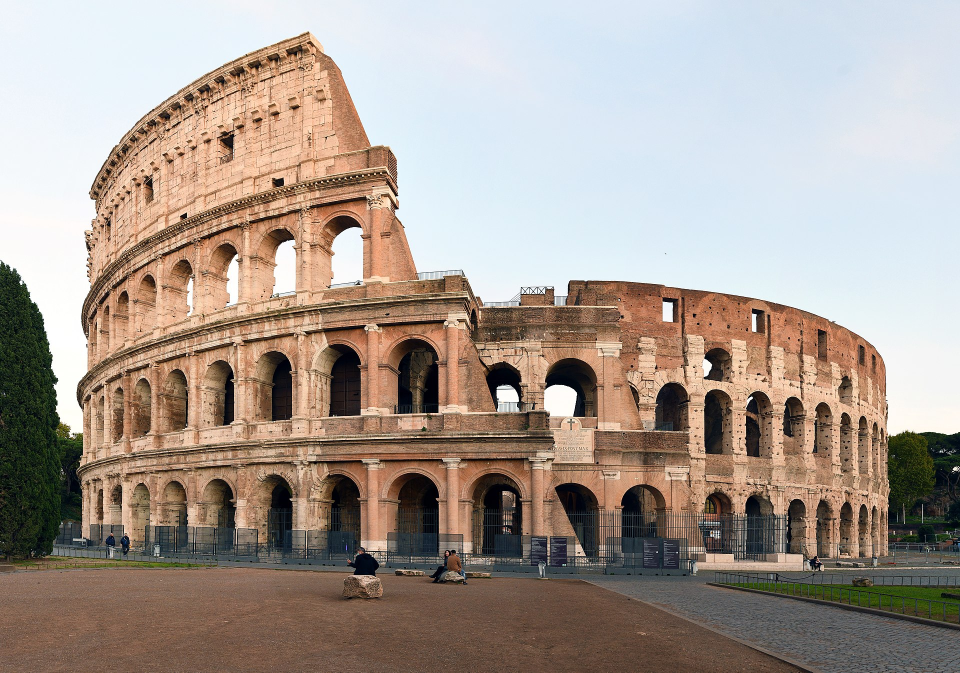
#> input picture images/Colosseo_2020.jpg, 1920 x 1345 px, found by its file name (shown at 1/2 size)
$ python feature_extractor.py
#> lines starting #> are read from the running program, lines starting #| are printed output that depends on the picture; long printed decimals are rounded
import cv2 as cv
import numpy as np
from pathlib import Path
from matplotlib import pyplot as plt

class OrbExtractor:
    def __init__(self):
        self.orb = cv.ORB.create(30000000)
        self.sift = cv.SIFT.create(1000000)
        self.ROOT_PATH = Path(__file__).parent.parent
    def load_img(self,img_path):
#> called with img_path = 'images\\Colosseo_2020.jpg'
        img = cv.imread(rf"{self.ROOT_PATH / img_path}")
#> img is the input picture: shape (1345, 1920, 3); mean B, G, R 144.9, 154.1, 166.4
        img = cv.cvtColor(img,cv.COLOR_BGR2RGB)
        self.img_width = img.shape[1]
#> self.img_width = 1920
        self.img_height = img.shape[0]
#> self.img_height = 1345
        return img
    def extract_keypoints(self,img):
        keypoints = self.orb.detect(img,None)
#> keypoints = 139810 keypoints; strongest (x, y, size): (1432, 1063, 31), (1066, 586, 31), (1066, 583, 31), (1044, 586, 31)
        #keypoints = self.sift.detect(img,None)
        return keypoints
    def show_kp_img(self,keypoints,img):
        img = cv.drawKeypoints(img,keypoints,None,(0,255,0),0)
        plt.imshow(img),plt.show()
    def extract_color(self,keypoints,img_mat):
        point_coords = []
        point_color = []
        low = -1
        high = 1
        for point in keypoints:
            point_coords.append(point.pt)
        for point in point_coords:
            x = int(point[0])
            y = int(point[1])
            z = 0
            color_point = img_mat[y][x] / 255
            point_color.append([low + (x/self.img_width)*(high-low),-(low+(y/self.img_height)*(high-low)),z])
            point_color.append(color_point)
        point_color = np.array(point_color,np.float32)
        return point_color
if __name__ == "__main__":
    orb = OrbExtractor()
    img = orb.load_img(r"images\Colosseo_2020.jpg")
    keypoints = orb.extract_keypoints(img)
    keypoints = np.array(keypoints)
    points = orb.extract_color(keypoints,img)
#> the loop in extract_color, `for point in keypoints:` made 139810 passes
#> point on passes 1 to 3: keypoint at (611, 64), size 31, keypoint at (607, 65), size 31, keypoint at (616, 65), size 31
#> after the loop in extract_color, `for point in keypoints:`: point_coords = 139810 items
#> the loop in extract_color, `for point in point_coords:` made 139810 passes
#> (x, y, color_point) on passes 1 to 3: (611, 64, [0.933, 0.839, 0.729]), (607, 65, [0.792, 0.722, 0.635]), (616, 65, [0.231, 0.098, 0])
#> after the loop in extract_color, `for point in point_coords:`: point_color = 279620 items
    print(points[0])
#| [-0.3635  0.9048   0.        ]
    orb.show_kp_img(keypoints,img)
#> in show_kp_img, `img = cv.drawKeypoints(img,keypoints,None,(0,255,0),0)`:
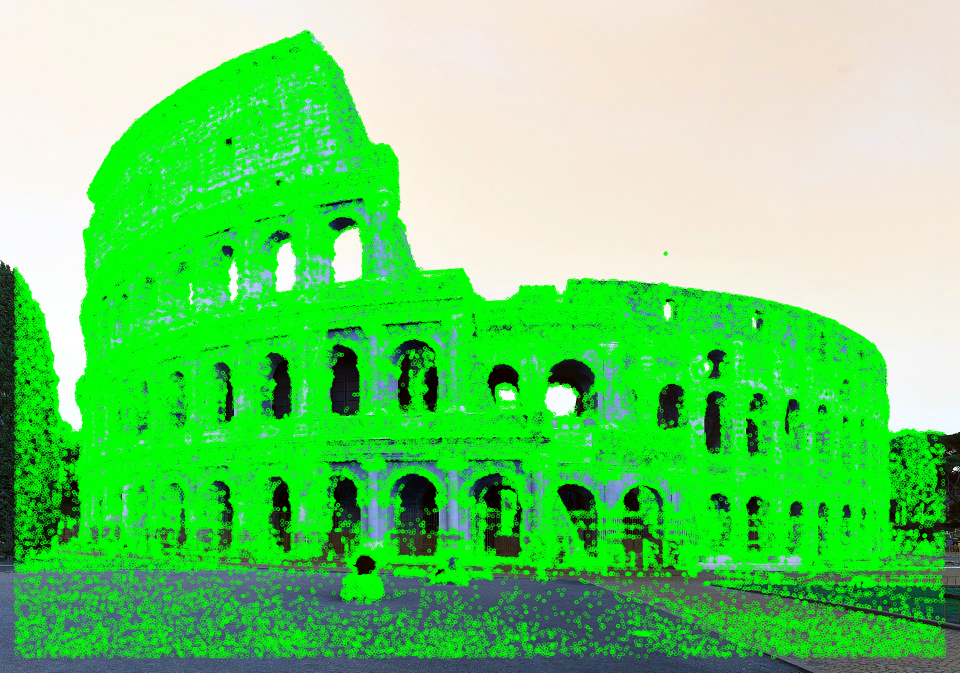
#> img: shape (1345, 1920, 3) (shown at 1/2 size); mean of channels 0, 1, 2 106.7, 209.5, 106.1; drawn as B, G, R
